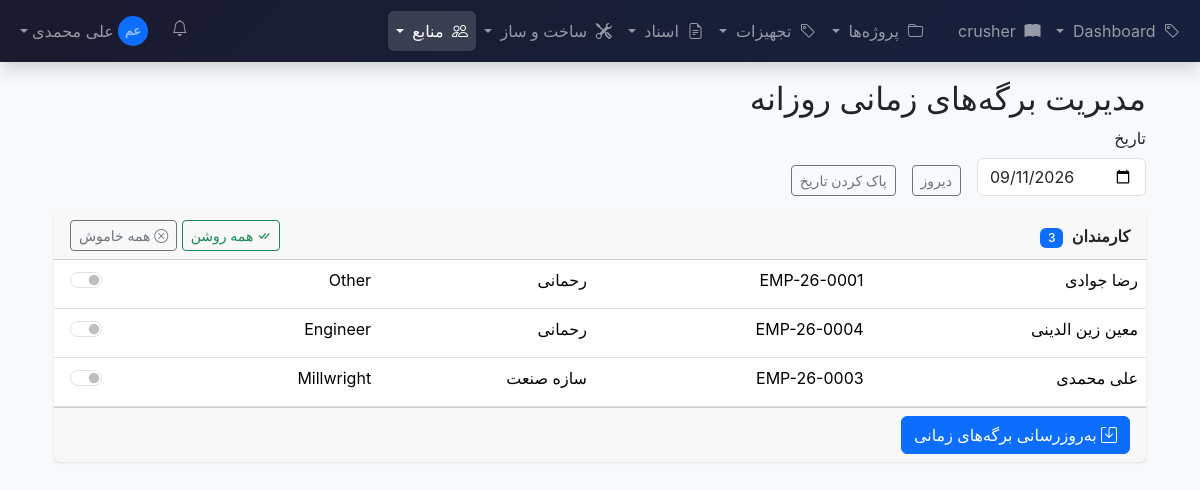
/construction/manage-timesheets/ (signed in), run on the app's committed database.
### resources/models.py (models this page shows, shortened)
class Employee(models.Model):
	class Trade(models.TextChoices):
		MILLWRIGHT = 'MLWR', 'Millwright'
		ELECTRICIAN = 'ELEC', 'Electrician'
		WELDER = 'WELD', 'Welder'
		PIPE_FITTER = 'PIPE', 'Pipe Fitter'
		INSTRUMENT_TECH = 'INST', 'Instrument Technician'
		RIGGER = 'RIGG', 'Rigger'
		SUPERVISOR = 'SUPV', 'Supervisor'
		ENGINEER = 'ENGR', 'Engineer'
		SAFETY_OFFICER = 'SAFE', 'Safety Officer'
		LABORER = 'LAB', 'Laborer'
		OPERATOR = 'OPER', 'Operator'
		OTHER = 'OTHR', 'Other'
	user = models.OneToOneField(
			User, on_delete=models.SET_NULL, null=True, blank=True,
			related_name='employee_profile'
			)
	employee_id = models.CharField(max_length=50, unique=True)
	first_name = models.CharField(max_length=100)
	last_name = models.CharField(max_length=100)
	company = models.CharField(max_length=255, help_text="Contractor or employer name")
	trade = models.CharField(max_length=5, choices=Trade.choices)
	contractor=models.ForeignKey('Company', on_delete=models.SET_NULL, null=True)
	phone = models.CharField(max_length=50, blank=True)
	email = models.EmailField(blank=True)
	is_active = models.BooleanField(default=True)
	hire_date = models.DateField(null=True, blank=True)
	termination_date = models.DateField(null=True, blank=True)
	notes = models.TextField(blank=True)
	created_at = models.DateTimeField(auto_now_add=True)
	updated_at = models.DateTimeField(auto_now=True)
	class Meta:
		ordering = ['last_name', 'first_name']
		verbose_name = 'Employee'
		verbose_name_plural = 'Employees'
	@property
	def full_name(self):
		return f"{self.first_name} {self.last_name}"

### construction/views.py (the view, shortened to what this page needs)
# urls.py: path('manage-timesheets/', ManageDailyTimesheetsView.as_view(), name='manage_daily_timesheets'),
class ManageDailyTimesheetsView(LoginRequiredMixin, TemplateView):
	template_name = 'rtl/construction/manage_daily_timesheets.html'
	def get_context_data(self, **kwargs):
		context = super().get_context_data(**kwargs)
		date_str = self.request.GET.get('date', timezone.now().date().isoformat())
		try:
			report_date = datetime.strptime(date_str, '%Y-%m-%d').date()
		except ValueError:
			report_date = timezone.now().date()
		context['selected_date'] = report_date.isoformat()
		employees = Employee.objects.filter(is_active=True).order_by('last_name', 'first_name')
		context['employees'] = employees
		existing_employee_ids = set(
				Timesheet.objects.filter(date=report_date)
				.values_list('employee_id', flat=True)
				)
		context['working_ids'] = existing_employee_ids
		return context

### kmes/context_processors.py (called while the page is built, shortened)
def notifications_processor(request):
	context = {
			'notifications': [],
			'notifications_count': 0,
			}
	if request.user.is_authenticated:
		try:
			from documents.models import DocumentShare
			unread_shares = DocumentShare.objects.filter(
					shared_with=request.user,
					is_accessed=False
					).count()
		except:
			pass
		try:
			from resources.models import Timesheet
			pending_timesheets = Timesheet.objects.filter(
					is_approved=False
					).count()
		except:
			pass
		try:
			from commissioning.models import PunchItem
			open_punches = PunchItem.objects.filter(
					status__in=['OPEN', 'IPRO']
					).count()
		except:
			pass
		context['notifications_count'] = len(context['notifications'])
	return context

### templates/rtl/construction/manage_daily_timesheets.html (shortened to what this page needs)
{% extends 'rtl/base.html' %}
{% load static %}
{% block content %}
<div class="container mt-4" dir="rtl">
    <h2>مدیریت برگه‌های زمانی روزانه</h2>
    <form method="get" class="row g-3 mb-3 align-items-end">
        <div class="col-auto">
            <label for="dateFilter" class="form-label">تاریخ</label>
            <input type="date" name="date" id="dateFilter" class="form-control"
                   value="{{ selected_date }}" onchange="this.form.submit()">
        </div>
        <div class="col-auto d-flex align-items-end">
            <button type="button" class="btn btn-outline-secondary btn-sm" onclick="setYesterday()">
                دیروز
            </button>
        </div>
        <div class="col-auto d-flex align-items-end">
            <a href="{% url 'construction:manage_daily_timesheets' %}" class="btn btn-sm btn-outline-secondary">پاک کردن تاریخ</a>
        </div>
    </form>
    <form method="post">
        <div class="card">
            <div class="card-header d-flex justify-content-between align-items-center">
                <span>
                    <strong>کارمندان</strong>
                    <span class="badge bg-primary ms-1">{{ employees.count }}</span>
                </span>
                <div>
                    <button type="button" class="btn btn-sm btn-outline-success" onclick="selectAll()">
                        <i class="bi bi-check-all"></i> همه روشن
                    </button>
                    <button type="button" class="btn btn-sm btn-outline-secondary" onclick="deselectAll()">
                        <i class="bi bi-x-circle"></i> همه خاموش
                    </button>
                </div>
            </div>
            <div class="card-body p-0">
                <div class="employee-list">
                    <table class="table table-hover mb-0">
                        <tbody>
                        {% for emp in employees %}
                        <tr>
                            <td>{{ emp.full_name }}</td>
                            <td>{{ emp.employee_id }}</td>
                            <td>{{ emp.company }}</td>
                            <td>{{ emp.get_trade_display }}</td>
                            <td class="text-end">
                                <div class="form-check form-switch d-inline-block">
                                    <input class="form-check-input working-switch" type="checkbox"
                                           name="working_employees" value="{{ emp.pk }}"
                                           id="switch-{{ emp.pk }}"
                                           {% if emp.pk in working_ids %}checked{% endif %}>
                                </div>
                            </td>
                        </tr>
                        {% empty %}
                        <tr><td colspan="5" class="text-center text-muted">هیچ کارمندی یافت نشد.</td></tr>
                        {% endfor %}
                        </tbody>
                    </table>
                </div>
            </div>
            <div class="card-footer">
                <button type="submit" class="btn btn-primary">
                    <i class="bi bi-save"></i> به‌روزرسانی برگه‌های زمانی
                </button>
            </div>
        </div>
    </form>
</div>
{% endblock %}

### templates/rtl/navbar.html (shortened to what this page needs)
{% load static %}
<nav class="navbar navbar-expand-lg navbar-dark bg-dark fixed-top shadow">
  <div class="container-fluid">
    <div class="collapse navbar-collapse" id="mainNavbar">
      <ul class="navbar-nav me-auto mb-2 mb-lg-0">
        <li class="nav-item dropdown">
          <a class="nav-link dropdown-toggle {% if 'equipment_tag' in request.resolver_match.url_name %}active{% endif %}"
             href="#" role="button" data-bs-toggle="dropdown">
            <i class="bi bi-tag me-1"></i> Dashboard
          </a>
        </li>
        <li class="nav-item">
          <a style="max-height: 40px; width: 117px;" class="nav-link {% if request.resolver_match.url_name == 'manual' %}active{% endif %}"
             href="{% url 'core:drawing_detail' 1 %}">
            <i class="bi bi-book-fill me-1" style="max-width: 90px;" ></i> crusher
          </a>
        </li>
        <li class="nav-item dropdown">
          <a class="nav-link dropdown-toggle {% if 'project' in request.resolver_match.url_name or 'area' in request.resolver_match.url_name or 'system' in request.resolver_match.url_name %}active{% endif %}"
             href="#" role="button" data-bs-toggle="dropdown">
            <i class="bi bi-folder me-1"></i> پروژه‌ها
          </a>
        </li>
        <li class="nav-item dropdown">
          <a class="nav-link dropdown-toggle {% if 'equipment_tag' in request.resolver_match.url_name or 'equipment-tag' in request.resolver_match.url_name%}active{% endif %}"
             href="#" role="button" data-bs-toggle="dropdown">
            <i class="bi bi-tag me-1"></i> تجهیزات
          </a>
        </li>
        <li class="nav-item dropdown">
          <a class="nav-link dropdown-toggle {% if 'document' in request.resolver_match.url_name %}active{% endif %}"
             href="#" role="button" data-bs-toggle="dropdown">
            <i class="bi bi-file-earmark-text me-1"></i> اسناد
          </a>
        </li>
        <li class="nav-item dropdown">
          <a class="nav-link dropdown-toggle {% if 'work_package' in request.resolver_match.url_name or 'daily_report' in request.resolver_match.url_name %}active{% endif %}"
             href="#" role="button" data-bs-toggle="dropdown">
            <i class="bi bi-tools me-1"></i> ساخت و ساز
          </a>
        </li>
        <li class="nav-item dropdown">
          <a class="nav-link dropdown-toggle {% if 'employee' in request.resolver_match.url_name or 'timesheet' in request.resolver_match.url_name or 'tool' in request.resolver_match.url_name %}active{% endif %}"
             href="#" role="button" data-bs-toggle="dropdown">
            <i class="bi bi-people me-1"></i> منابع
          </a>
        </li>
      </ul>
      <ul class="navbar-nav ms-auto">
        <li class="nav-item dropdown me-2">
          <a class="nav-link position-relative" href="#" role="button" data-bs-toggle="dropdown">
            <i class="bi bi-bell"></i>
          </a>
        </li>
        <li class="nav-item dropdown">
          <a class="nav-link dropdown-toggle d-flex align-items-center" href="#" role="button" data-bs-toggle="dropdown">
            <div class="rounded-circle bg-primary d-flex align-items-center justify-content-center me-1"
                 style="width: 30px; height: 30px; font-size: 0.8rem; font-weight: 600;">
              {{ request.user.first_name|first|upper }}{{ request.user.last_name|first|upper }}
            </div>
            <span class="d-none d-lg-inline">{{ request.user.get_full_name|default:request.user.username }}</span>
          </a>
        </li>
      </ul>
    </div>
  </div>
</nav>
<div style="height: 56px;"></div>

### templates/rtl/base.html (style rules this page uses)
body { background-color: #f5f6fa; font-family: -apple-system, BlinkMacSystemFont, 'Segoe UI', Roboto, 'Helvetica Neue', Arial, sans-serif; }
.navbar-dark.bg-dark { background: linear-gradient(135deg, #1a1a2e 0%, #16213e 100%) !important; }
.navbar .nav-link { padding: 0.5rem 0.75rem; border-radius: 0.375rem; transition: all 0.15s; }
.navbar .nav-link.active { background: rgba(255,255,255,0.15); }
.card { border: none; box-shadow: 0 1px 3px rgba(0,0,0,0.1); }
.btn { font-weight: 500; }
.badge { font-weight: 500; }
.form-control, .form-select { border-radius: 0.375rem; }
.table-hover tbody tr { cursor: pointer; }

### data on the page
Employee: full_name "رضا جوادی", employee_id "EMP-26-0001", company "رحمانی", trade "Other"
Employee: full_name "معین زین الدینی", employee_id "EMP-26-0004", company "رحمانی", trade "Engineer"
Employee: full_name "علی محمدی", employee_id "EMP-26-0003", company "سازه صنعت", trade "Millwright"

### other printed values
{{ request.user.first_name|first|upper }} "ع"
{{ request.user.last_name|first|upper }} "م"
{{ request.user.get_full_name|default:request.user.username }} "علی محمدی"
{{ employees.count }} "3"
